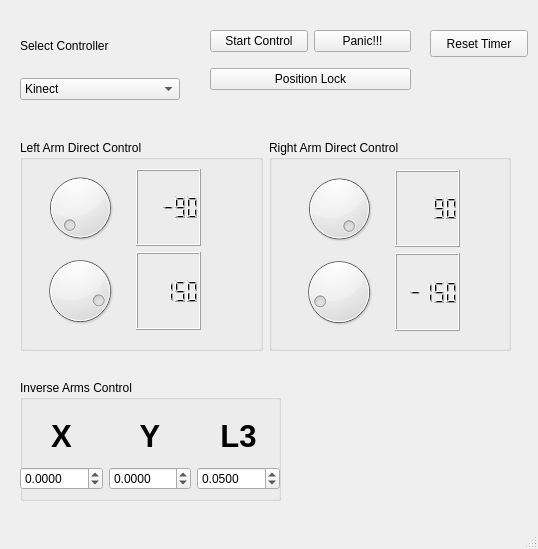
<?xml version="1.0" encoding="UTF-8"?>
<ui version="4.0">
 <class>MainWindow</class>
 <widget class="QMainWindow" name="MainWindow">
  <property name="geometry">
   <rect>
    <x>0</x>
    <y>0</y>
    <width>538</width>
    <height>549</height>
   </rect>
  </property>
  <property name="windowTitle">
   <string>MainWindow</string>
  </property>
  <widget class="QWidget" name="centralwidget">
   <widget class="QWidget" name="verticalLayoutWidget">
    <property name="geometry">
     <rect>
      <x>20</x>
      <y>20</y>
      <width>160</width>
      <height>80</height>
     </rect>
    </property>
    <layout class="QVBoxLayout" name="verticalLayout">
     <item>
      <widget class="QLabel" name="label">
       <property name="text">
        <string>Select Controller</string>
       </property>
      </widget>
     </item>
     <item>
      <widget class="QComboBox" name="ComboBoxControllerSelect">
       <item>
        <property name="text">
         <string>Kinect</string>
        </property>
       </item>
       <item>
        <property name="text">
         <string>Autonomus</string>
        </property>
       </item>
       <item>
        <property name="text">
         <string>GUI Direct</string>
        </property>
       </item>
       <item>
        <property name="text">
         <string>GUI Inverse</string>
        </property>
       </item>
      </widget>
     </item>
    </layout>
   </widget>
   <widget class="QWidget" name="verticalLayoutWidget_2">
    <property name="geometry">
     <rect>
      <x>210</x>
      <y>20</y>
      <width>201</width>
      <height>80</height>
     </rect>
    </property>
    <layout class="QVBoxLayout" name="verticalLayout_2">
     <item>
      <layout class="QHBoxLayout" name="horizontalLayout">
       <item>
        <widget class="QPushButton" name="StartControlButton">
         <property name="text">
          <string>Start Control</string>
         </property>
        </widget>
       </item>
       <item>
        <widget class="QPushButton" name="PanicButton">
         <property name="text">
          <string>Panic!!!</string>
         </property>
        </widget>
       </item>
      </layout>
     </item>
     <item>
      <widget class="QPushButton" name="PositionLockButton">
       <property name="text">
        <string>Position Lock</string>
       </property>
      </widget>
     </item>
    </layout>
   </widget>
   <widget class="QWidget" name="horizontalLayoutWidget_2">
    <property name="geometry">
     <rect>
      <x>20</x>
      <y>140</y>
      <width>491</width>
      <height>211</height>
     </rect>
    </property>
    <layout class="QHBoxLayout" name="horizontalLayout_2">
     <item>
      <widget class="QGroupBox" name="groupBox">
       <property name="title">
        <string>Left Arm Direct Control</string>
       </property>
       <widget class="QWidget" name="verticalLayoutWidget_3">
        <property name="geometry">
         <rect>
          <x>10</x>
          <y>29</y>
          <width>171</width>
          <height>161</height>
         </rect>
        </property>
        <layout class="QVBoxLayout" name="verticalLayout_5">
         <item>
          <layout class="QHBoxLayout" name="horizontalLayout_8">
           <item>
            <widget class="QDial" name="LeftArmShoulderDial">
             <property name="minimum">
              <number>-90</number>
             </property>
             <property name="maximum">
              <number>30</number>
             </property>
             <property name="value">
              <number>-90</number>
             </property>
            </widget>
           </item>
           <item>
            <widget class="QLCDNumber" name="lcdNumber_4">
             <property name="value" stdset="0">
              <double>-90.000000000000000</double>
             </property>
            </widget>
           </item>
          </layout>
         </item>
         <item>
          <layout class="QHBoxLayout" name="horizontalLayout_7">
           <item>
            <widget class="QDial" name="LeftArmElbowDial">
             <property name="minimum">
              <number>-90</number>
             </property>
             <property name="maximum">
              <number>180</number>
             </property>
             <property name="value">
              <number>150</number>
             </property>
            </widget>
           </item>
           <item>
            <widget class="QLCDNumber" name="lcdNumber_3">
             <property name="value" stdset="0">
              <double>150.000000000000000</double>
             </property>
            </widget>
           </item>
          </layout>
         </item>
        </layout>
       </widget>
      </widget>
     </item>
     <item>
      <widget class="QGroupBox" name="groupBox_2">
       <property name="title">
        <string>Right Arm Direct Control</string>
       </property>
       <widget class="QWidget" name="verticalLayoutWidget_4">
        <property name="geometry">
         <rect>
          <x>20</x>
          <y>30</y>
          <width>171</width>
          <height>161</height>
         </rect>
        </property>
        <layout class="QVBoxLayout" name="verticalLayout_6">
         <item>
          <layout class="QHBoxLayout" name="horizontalLayout_9">
           <item>
            <widget class="QDial" name="RightArmShoulderDial">
             <property name="minimum">
              <number>-30</number>
             </property>
             <property name="maximum">
              <number>90</number>
             </property>
             <property name="value">
              <number>90</number>
             </property>
            </widget>
           </item>
           <item>
            <widget class="QLCDNumber" name="lcdNumber_5">
             <property name="value" stdset="0">
              <double>90.000000000000000</double>
             </property>
            </widget>
           </item>
          </layout>
         </item>
         <item>
          <layout class="QHBoxLayout" name="horizontalLayout_10">
           <item>
            <widget class="QDial" name="RightArmElbowDial">
             <property name="minimum">
              <number>-180</number>
             </property>
             <property name="maximum">
              <number>90</number>
             </property>
             <property name="value">
              <number>-150</number>
             </property>
            </widget>
           </item>
           <item>
            <widget class="QLCDNumber" name="lcdNumber_6">
             <property name="value" stdset="0">
              <double>-150.000000000000000</double>
             </property>
            </widget>
           </item>
          </layout>
         </item>
        </layout>
       </widget>
      </widget>
     </item>
    </layout>
   </widget>
   <widget class="QGroupBox" name="groupBox_3">
    <property name="geometry">
     <rect>
      <x>20</x>
      <y>380</y>
      <width>261</width>
      <height>121</height>
     </rect>
    </property>
    <property name="title">
     <string>Inverse Arms Control</string>
    </property>
    <widget class="QWidget" name="horizontalLayoutWidget">
     <property name="geometry">
      <rect>
       <x>0</x>
       <y>30</y>
       <width>260</width>
       <height>80</height>
      </rect>
     </property>
     <layout class="QHBoxLayout" name="horizontalLayout_3">
      <item>
       <layout class="QVBoxLayout" name="verticalLayout_3">
        <item>
         <widget class="QLabel" name="label_2">
          <property name="font">
           <font>
            <pointsize>23</pointsize>
            <weight>75</weight>
            <bold>true</bold>
           </font>
          </property>
          <property name="text">
           <string>X</string>
          </property>
          <property name="alignment">
           <set>Qt::AlignCenter</set>
          </property>
         </widget>
        </item>
        <item>
         <widget class="QDoubleSpinBox" name="ArmsHSpinBox">
          <property name="decimals">
           <number>4</number>
          </property>
          <property name="minimum">
           <double>-0.500000000000000</double>
          </property>
          <property name="maximum">
           <double>0.500000000000000</double>
          </property>
          <property name="singleStep">
           <double>0.005000000000000</double>
          </property>
          <property name="value">
           <double>0.000000000000000</double>
          </property>
         </widget>
        </item>
       </layout>
      </item>
      <item>
       <layout class="QVBoxLayout" name="verticalLayout_4">
        <item>
         <widget class="QLabel" name="label_3">
          <property name="font">
           <font>
            <pointsize>23</pointsize>
            <weight>75</weight>
            <bold>true</bold>
           </font>
          </property>
          <property name="text">
           <string>Y</string>
          </property>
          <property name="alignment">
           <set>Qt::AlignCenter</set>
          </property>
         </widget>
        </item>
        <item>
         <widget class="QDoubleSpinBox" name="ArmsWSpinBox">
          <property name="decimals">
           <number>4</number>
          </property>
          <property name="minimum">
           <double>-0.500000000000000</double>
          </property>
          <property name="maximum">
           <double>0.500000000000000</double>
          </property>
          <property name="singleStep">
           <double>0.005000000000000</double>
          </property>
          <property name="value">
           <double>0.000000000000000</double>
          </property>
         </widget>
        </item>
       </layout>
      </item>
      <item>
       <layout class="QVBoxLayout" name="verticalLayout_7">
        <item>
         <widget class="QLabel" name="label_4">
          <property name="font">
           <font>
            <pointsize>23</pointsize>
            <weight>75</weight>
            <bold>true</bold>
           </font>
          </property>
          <property name="text">
           <string>L3</string>
          </property>
          <property name="alignment">
           <set>Qt::AlignCenter</set>
          </property>
         </widget>
        </item>
        <item>
         <widget class="QDoubleSpinBox" name="ArmsL3SpinBox">
          <property name="decimals">
           <number>4</number>
          </property>
          <property name="minimum">
           <double>-0.500000000000000</double>
          </property>
          <property name="maximum">
           <double>0.500000000000000</double>
          </property>
          <property name="singleStep">
           <double>0.001000000000000</double>
          </property>
          <property name="value">
           <double>0.050000000000000</double>
          </property>
         </widget>
        </item>
       </layout>
      </item>
     </layout>
    </widget>
   </widget>
   <widget class="QPushButton" name="ResetTimerButton">
    <property name="geometry">
     <rect>
      <x>430</x>
      <y>30</y>
      <width>98</width>
      <height>27</height>
     </rect>
    </property>
    <property name="text">
     <string>Reset Timer</string>
    </property>
   </widget>
  </widget>
  <widget class="QMenuBar" name="menubar">
   <property name="geometry">
    <rect>
     <x>0</x>
     <y>0</y>
     <width>538</width>
     <height>25</height>
    </rect>
   </property>
  </widget>
  <widget class="QStatusBar" name="statusbar"/>
 </widget>
 <resources/>
 <connections>
  <connection>
   <sender>LeftArmShoulderDial</sender>
   <signal>dialMoved(int)</signal>
   <receiver>lcdNumber_4</receiver>
   <slot>display(int)</slot>
   <hints>
    <hint type="sourcelabel">
     <x>117</x>
     <y>244</y>
    </hint>
    <hint type="destinationlabel">
     <x>144</x>
     <y>244</y>
    </hint>
   </hints>
  </connection>
  <connection>
   <sender>LeftArmElbowDial</sender>
   <signal>dialMoved(int)</signal>
   <receiver>lcdNumber_3</receiver>
   <slot>display(int)</slot>
   <hints>
    <hint type="sourcelabel">
     <x>112</x>
     <y>306</y>
    </hint>
    <hint type="destinationlabel">
     <x>145</x>
     <y>300</y>
    </hint>
   </hints>
  </connection>
  <connection>
   <sender>RightArmElbowDial</sender>
   <signal>dialMoved(int)</signal>
   <receiver>lcdNumber_6</receiver>
   <slot>display(int)</slot>
   <hints>
    <hint type="sourcelabel">
     <x>346</x>
     <y>296</y>
    </hint>
    <hint type="destinationlabel">
     <x>407</x>
     <y>294</y>
    </hint>
   </hints>
  </connection>
  <connection>
   <sender>RightArmShoulderDial</sender>
   <signal>dialMoved(int)</signal>
   <receiver>lcdNumber_5</receiver>
   <slot>display(int)</slot>
   <hints>
    <hint type="sourcelabel">
     <x>378</x>
     <y>233</y>
    </hint>
    <hint type="destinationlabel">
     <x>400</x>
     <y>239</y>
    </hint>
   </hints>
  </connection>
 </connections>
</ui>
